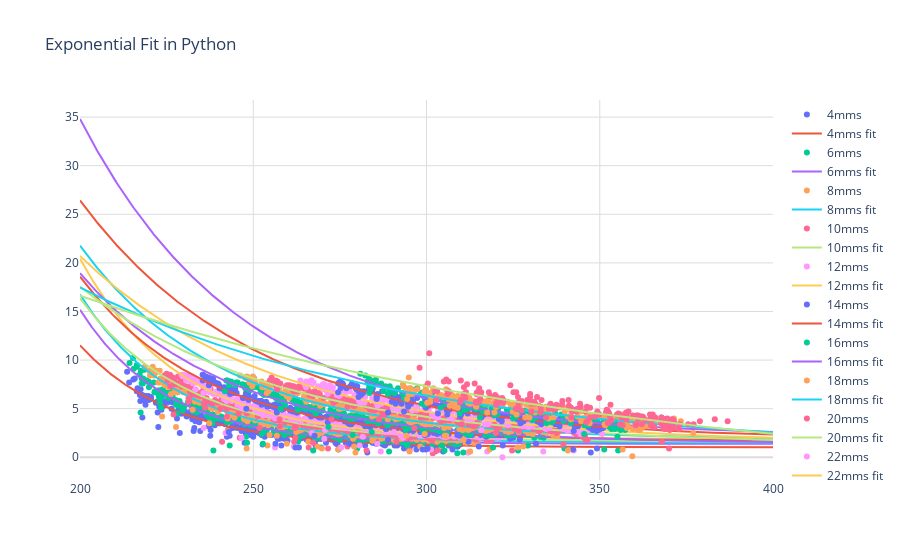

Notebook code for this chart:
### Code cell
import numpy as np
import pandas as pd
import plotly
import plotly.graph_objs as go

plotly.offline.init_notebook_mode(connected=True)

# Scientific libraries
import numpy as np
from scipy.optimize import curve_fit

PCTG08raw = pd.read_csv('Test.csv', delimiter = ',') #read the CSV raw data file and port into dataset

dfA = pd.DataFrame(
    {'E_Speed':[4,6,8,10,12],
     'Lower_limit':[65,410,770,1125,1485],
     'Upper_limit':[350,705,1065,1420,1780]})

A = [[4, 65, 350], 
    [6, 410, 705],
    [8, 770, 1065],
    [10, 1125, 1420],
    [12, 1485, 1780],
    [14, 1845, 2140],
    [16, 2200, 2490],
    [18, 2560, 2855],
    [20, 2910, 3185],
    [22, 3240, 3485],
    [24, 3540, 3765],
    [26, 3820, 4030],
    [28, 4075, 4275],
    [30, 4320, 4510],]

PCTG={} #dict
xdat={} #dict
ydat={} #dict
data = [] #list
coeffs = [] #list

for i in range(len(A)):
    PCTG["{}mms".format(2*(i+2))] = PCTG08raw.iloc[A[i][1]:A[i][2]]
    xdat["{}mms".format(2*(i+2))] = PCTG["{}mms".format(2*(i+2))].H_TEMP
    ydat["{}mms".format(2*(i+2))] = PCTG["{}mms".format(2*(i+2))].E_CURR

def exponenial_func(x_mms, a, b, c): #define an exponential function to fit the data
    return a+b*np.exp(c*x_mms)

# LOOPING OVER ALL THE DATA SETS IN PCTG08RAW DATAFRAME AND PLOTTING SCATTER AND FIT FUNCTIONS FOR EACH
for q in xdat.keys():
    x_vals = xdat[q]
    y_vals = ydat[q]
    
    popt, pcov = curve_fit(exponenial_func, x_vals, y_vals, p0=(1, 1, -1e-6))
    print("{} fit {}".format(q,popt))
    xx = np.linspace(200, 400, 1000)
    yy = exponenial_func(xx, *popt)
    coeffs.append(popt)
    pts = go.Scatter(
                  x=x_vals,
                  y=y_vals,
                  mode='markers',
                  #marker=go.Marker(color='rgb(255, 127, 14)'),
                  name=q
                  )
    data.append(pts)
    
    exp_fit = go.Scatter(
                  x=xx,
                  y=yy,
                  mode='lines',
                  #marker=go.Marker(color='rgb(255, 127, 14)'),
                  name=q+' fit'
                  )
    data.append(exp_fit)
    
    
layout = go.Layout(
                title='Exponential Fit in Python',
                plot_bgcolor='rgb(255, 255, 255)',
                  xaxis=go.layout.XAxis(zerolinecolor='rgb(220,220,220)', gridcolor='rgb(220,220,220)'),
                  yaxis=go.layout.YAxis(zerolinecolor='rgb(220,220,220)', gridcolor='rgb(220,220,220)'),
                )

fig = go.Figure(data=data, layout=layout)
fig

### Figure 1 — Plotly figure (JSON) as saved in the notebook; plotly's stock layout.template omitted (floating-point values rounded to 4 significant figures; data arrays with more than 128 entries replaced by an {"elided": "..."} marker saying what was removed)
{"data": [{"mode": "markers", "name": "4mms", "type": "scatter", "x": {"elided": "285 float values"}, "y": {"elided": "285 float values"}}, {"mode": "lines", "name": "4mms fit", "type": "scatter", "x": {"elided": "1000 float values"}, "y": {"elided": "1000 float values"}}, {"mode": "markers", "name": "6mms", "type": "scatter", "x": {"elided": "295 float values"}, "y": {"elided": "295 float values"}}, {"mode": "lines", "name": "6mms fit", "type": "scatter", "x": {"elided": "1000 float values"}, "y": {"elided": "1000 float values"}}, {"mode": "markers", "name": "8mms", "type": "scatter", "x": {"elided": "295 float values"}, "y": {"elided": "295 float values"}}, {"mode": "lines", "name": "8mms fit", "type": "scatter", "x": {"elided": "1000 float values"}, "y": {"elided": "1000 float values"}}, {"mode": "markers", "name": "10mms", "type": "scatter", "x": {"elided": "295 float values"}, "y": {"elided": "295 float values"}}, {"mode": "lines", "name": "10mms fit", "type": "scatter", "x": {"elided": "1000 float values"}, "y": {"elided": "1000 float values"}}, {"mode": "markers", "name": "12mms", "type": "scatter", "x": {"elided": "295 float values"}, "y": {"elided": "295 float values"}}, {"mode": "lines", "name": "12mms fit", "type": "scatter", "x": {"elided": "1000 float values"}, "y": {"elided": "1000 float values"}}, {"mode": "markers", "name": "14mms", "type": "scatter", "x": {"elided": "295 float values"}, "y": {"elided": "295 float values"}}, {"mode": "lines", "name": "14mms fit", "type": "scatter", "x": {"elided": "1000 float values"}, "y": {"elided": "1000 float values"}}, {"mode": "markers", "name": "16mms", "type": "scatter", "x": {"elided": "290 float values"}, "y": {"elided": "290 float values"}}, {"mode": "lines", "name": "16mms fit", "type": "scatter", "x": {"elided": "1000 float values"}, "y": {"elided": "1000 float values"}}, {"mode": "markers", "name": "18mms", "type": "scatter", "x": {"elided": "295 float values"}, "y": {"elided": "295 float values"}}, {"mode": "lines", "name": "18mms fit", "type": "scatter", "x": {"elided": "1000 float values"}, "y": {"elided": "1000 float values"}}, {"mode": "markers", "name": "20mms", "type": "scatter", "x": {"elided": "275 float values"}, "y": {"elided": "275 float values"}}, {"mode": "lines", "name": "20mms fit", "type": "scatter", "x": {"elided": "1000 float values"}, "y": {"elided": "1000 float values"}}, {"mode": "markers", "name": "22mms", "type": "scatter", "x": {"elided": "245 float values"}, "y": {"elided": "245 float values"}}, {"mode": "lines", "name": "22mms fit", "type": "scatter", "x": {"elided": "1000 float values"}, "y": {"elided": "1000 float values"}}, {"mode": "markers", "name": "24mms", "type": "scatter", "x": {"elided": "225 float values"}, "y": {"elided": "225 float values"}}, {"mode": "lines", "name": "24mms fit", "type": "scatter", "x": {"elided": "1000 float values"}, "y": {"elided": "1000 float values"}}, {"mode": "markers", "name": "26mms", "type": "scatter", "x": {"elided": "210 float values"}, "y": {"elided": "210 float values"}}, {"mode": "lines", "name": "26mms fit", "type": "scatter", "x": {"elided": "1000 float values"}, "y": {"elided": "1000 float values"}}, {"mode": "markers", "name": "28mms", "type": "scatter", "x": {"elided": "200 float values"}, "y": {"elided": "200 float values"}}, {"mode": "lines", "name": "28mms fit", "type": "scatter", "x": {"elided": "1000 float values"}, "y": {"elided": "1000 float values"}}, {"mode": "markers", "name": "30mms", "type": "scatter", "x": {"elided": "190 float values"}, "y": {"elided": "190 float values"}}, {"mode": "lines", "name": "30mms fit", "type": "scatter", "x": {"elided": "1000 float values"}, "y": {"elided": "1000 float values"}}], "layout": {"plot_bgcolor": "rgb(255, 255, 255)", "title": {"text": "Exponential Fit in Python"}, "xaxis": {"gridcolor": "rgb(220,220,220)", "zerolinecolor": "rgb(220,220,220)"}, "yaxis": {"gridcolor": "rgb(220,220,220)", "zerolinecolor": "rgb(220,220,220)"}}}
